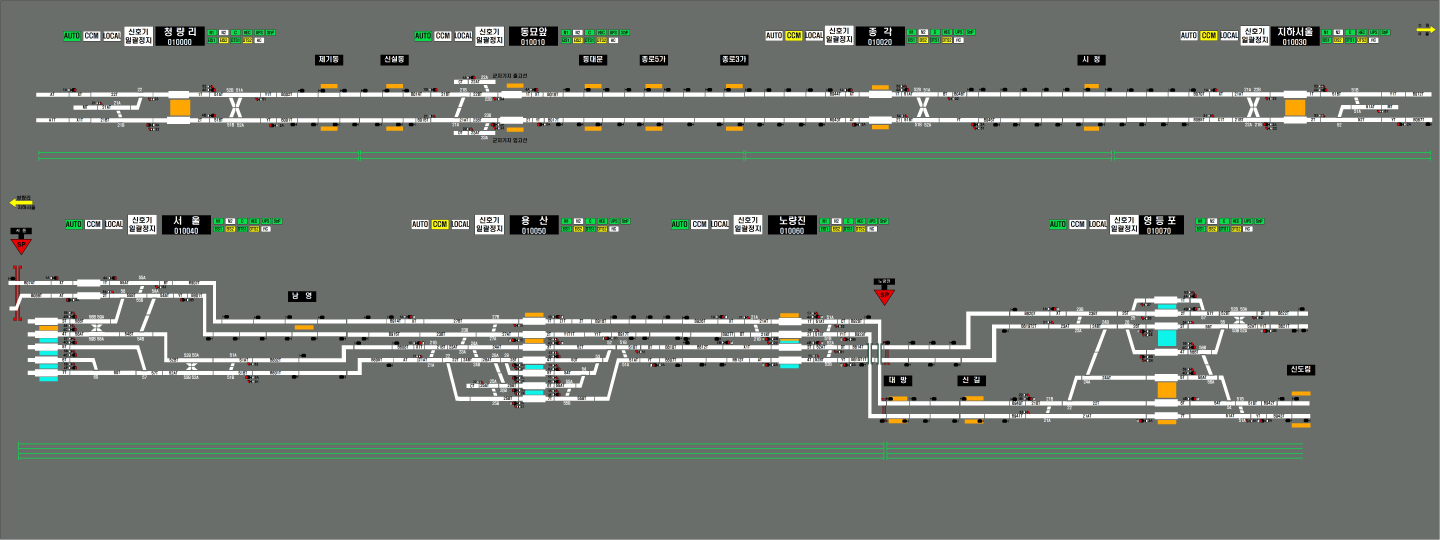
#> input picture simulator/assets/line-map/page-2.jpg, 5760 x 2160 px (shown at 1/4 size); its folder holds 4 pictures in this run
$ python extract-schematic.py
#> lines starting #> are read from the running program, lines starting #| are printed output that depends on the picture; after the words box and inside, x2 and y2 are one past the last pixel; in counts of white or black regions, pixels touching at a corner belong together
"""One-time source inventory extraction. Runtime draws editable SVG objects, never raster images.
Requires Pillow, numpy, scipy and tesseract. OCR candidates must be reviewed before use.
"""
from pathlib import Path
from PIL import Image,ImageOps
from scipy.ndimage import binary_closing,binary_opening,label,find_objects
import numpy as np,subprocess,concurrent.futures,json,re,tempfile
ROOT=Path(__file__).resolve().parents[1]
regions={2:[(0,90,2048,115),(0,380,1900,235)],3:[(0,120,2048,120),(0,275,500,65),(0,485,1590,155)],4:[(0,290,2048,215)]}
def inside(page,x,y):return any(a<=x<=a+w and b<=y<=b+h for a,b,w,h in regions[page])
def read_word(item):
 page,record,crop=item
 with tempfile.TemporaryDirectory() as d:
  f=Path(d)/'crop.png';ImageOps.expand(crop,12,'white').resize(((crop.width+24)*3,(crop.height+24)*3)).save(f)
  p=subprocess.run(['tesseract',str(f),'stdout','--psm','7','-c','tessedit_char_whitelist=ABCDEFGHIJKLMNOPQRSTUVWXYZ0123456789'],capture_output=True,text=True)
 word=p.stdout.strip().replace(' ','')
 if re.fullmatch(r'B[0-9OISG]+T',word):word='B'+word[1:-1].translate(str.maketrans('OISG','0156'))+'T'
 record['candidate']=word
 record['label']=word if re.fullmatch(r'(?:B\d{3,4}|\d{1,2}[AB]?|[A-Z]\d?|\d[A-Z])T',word) else ''
 return page,record
pages={};jobs=[]
for page in [2,3,4]:
 im=Image.open(ROOT/f'simulator/assets/line-map/page-{page}.jpg').convert('RGB');a=np.array(im);scale=im.width/2048
#> further down, im is the input picture: PIL image 5760x2160 RGB; mean R, G, B 111.7, 118.3, 112.1
 white=a.min(2)>215
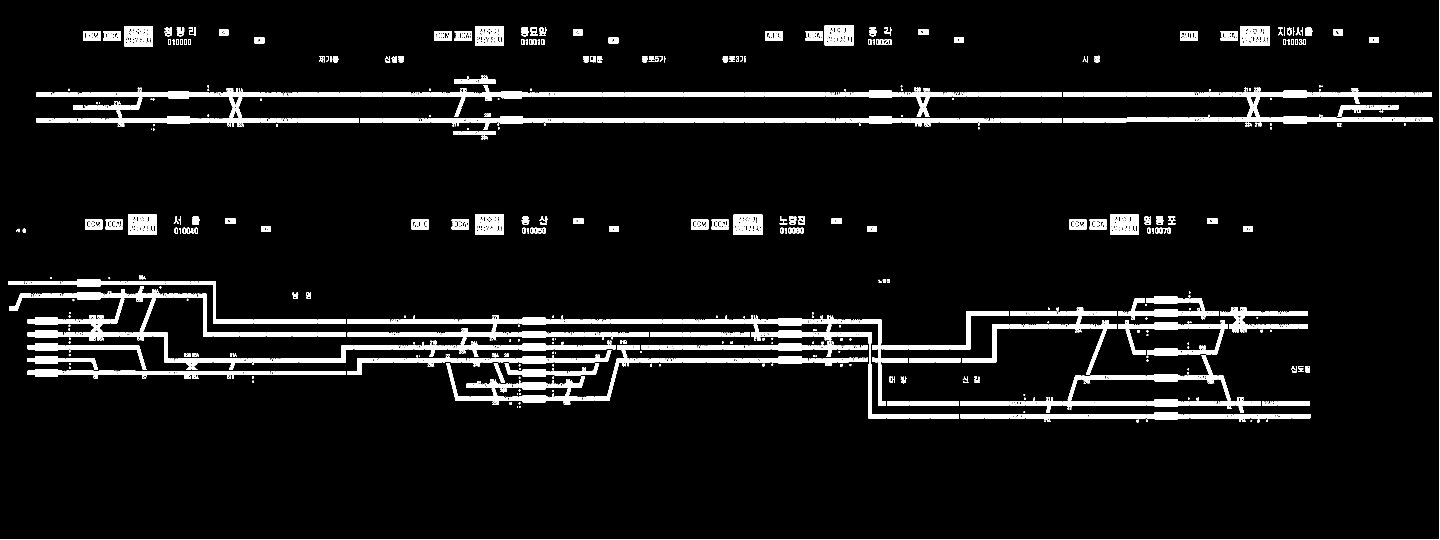
#> white: shape (2160, 5760) bool (shown at 1/4 size); 6.3% white; 1592 white regions (544 under 20 px), largest, box (x1, y1, x2, y2) and area: (0, 0, 5760, 2160) 15834, (4103, 1656, 4583, 1673) 7933, (3299, 102, 3415, 181) 6785
 mask=binary_opening(binary_closing(white,structure=np.ones((14,1))),structure=np.ones((1,35)))
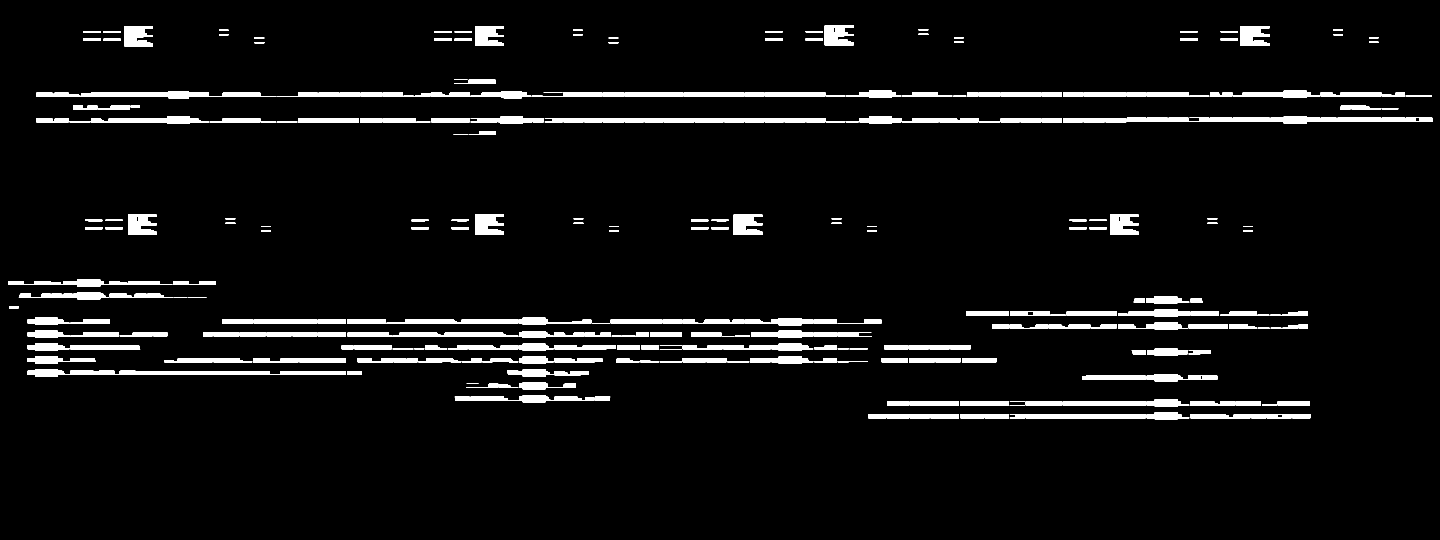
#> mask: shape (2160, 5760) bool (shown at 1/4 size); 4.9% white; 395 white regions, largest, box (x1, y1, x2, y2) and area: (4103, 1656, 4583, 1673) 8160, (3299, 102, 3415, 181) 7073, (4962, 104, 5078, 183) 7073
 labs,n=label(mask);records=[]
#> after `labs, n = label(mask)`:
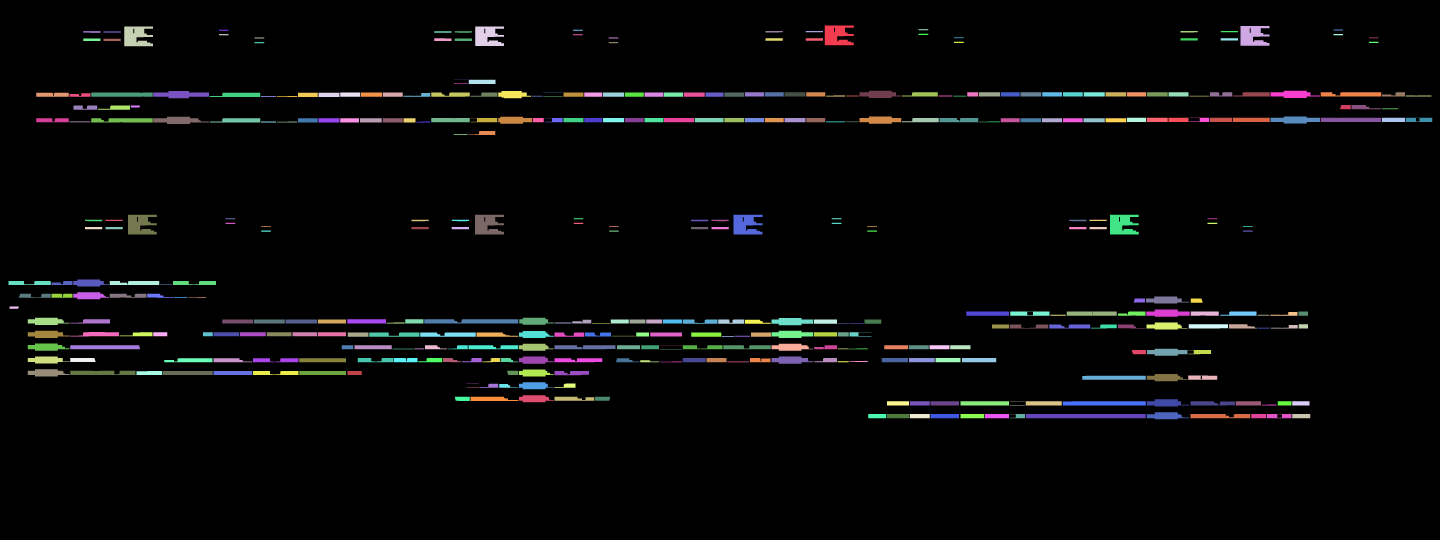
#> labs: shape (2160, 5760) int32 (shown at 1/4 size); 396 distinct labels, from 0 to 395; one colour per label, 0 black
#> after `labs, n = label(mask)`: n = 395
 for sl in find_objects(labs):
  ys,xs=sl;y1,y2=ys.start,ys.stop;x1,x2=xs.start,xs.stop
  x,y,w,h=[round(v/scale,3) for v in [x1,y1,x2-x1,y2-y1]]
  if not inside(page,x+w/2,y+h/2) or h<3 or h>14:continue
  record=dict(id=f'p{page}-section-{len(records)+1}',x=x,y=y,width=w,height=h)
  records.append(record);jobs.append((page,record,im.crop((x1,y1,x2,y2))))
#> this loop made 395 passes
#> (y1, y2, x1, x2, x, y, w, h) on passes 1 to 3: (102, 181, 3299, 3415, 1173, 36.27, 41.24, 28.09), (104, 183, 4962, 5078, 1764.3, 36.98, 41.24, 28.09), (106, 185, 497, 612, 176.7, 37.69, 40.89, 28.09)
#> after the loop, jobs = 270 items; records = 270 items
 platforms=[]
 for color,m in [('platform',(a[:,:,0]>180)&(a[:,:,1]>100)&(a[:,:,1]<210)&(a[:,:,2]<70)),('platform-cyan',(a[:,:,0]<80)&(a[:,:,1]>170)&(a[:,:,2]>170))]:
  labs,n=label(m)
  for sl in find_objects(labs):
   ys,xs=sl;x,y,w,h=[round(v/scale,3) for v in [xs.start,ys.start,xs.stop-xs.start,ys.stop-ys.start]]
   if w>10 and h>2 and inside(page,x+w/2,y+h/2):platforms.append(dict(x=x,y=y,width=w,height=h,kind=color))
#> this loop made 2 passes
#> (color, n) on passes 1 to 2: ('platform', 274), ('platform-cyan', 10)
#> pass 1, `labs,n=label(m)`:
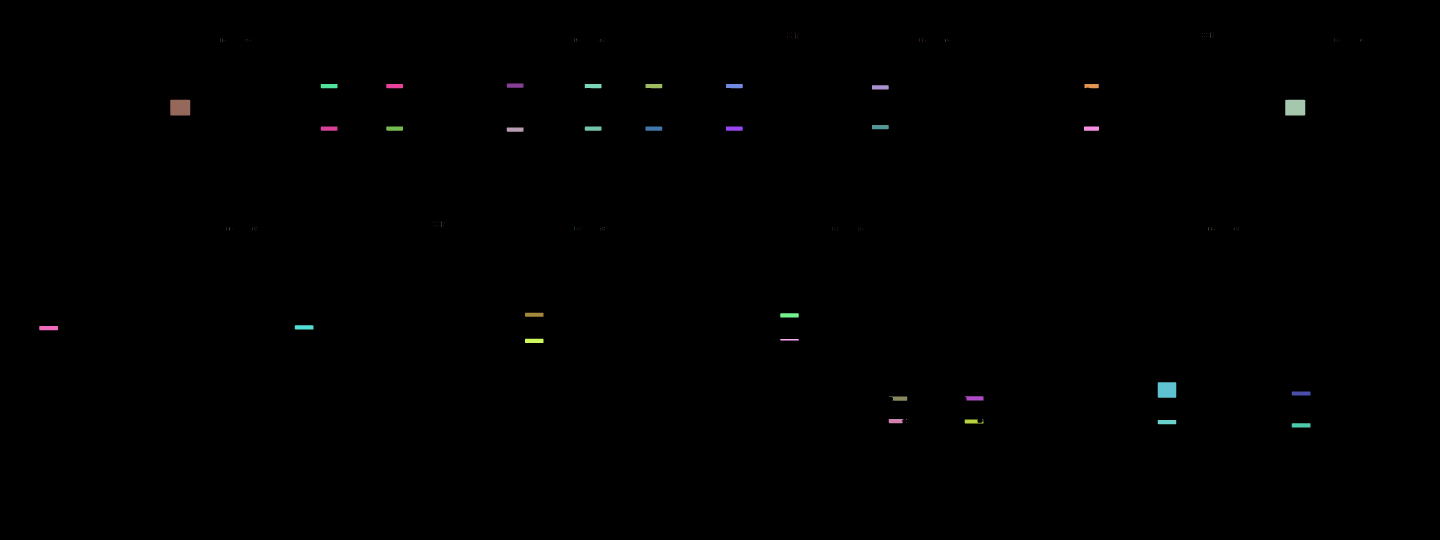
#> labs: shape (2160, 5760) int32 (shown at 1/4 size); 275 distinct labels, from 0 to 274; one colour per label, 0 black
#> after the loop, platforms = 42 items
 pages[page]=dict(sections=records,platforms=platforms)
#> pass 2 of the loop `for page in [2,3,4]:`:
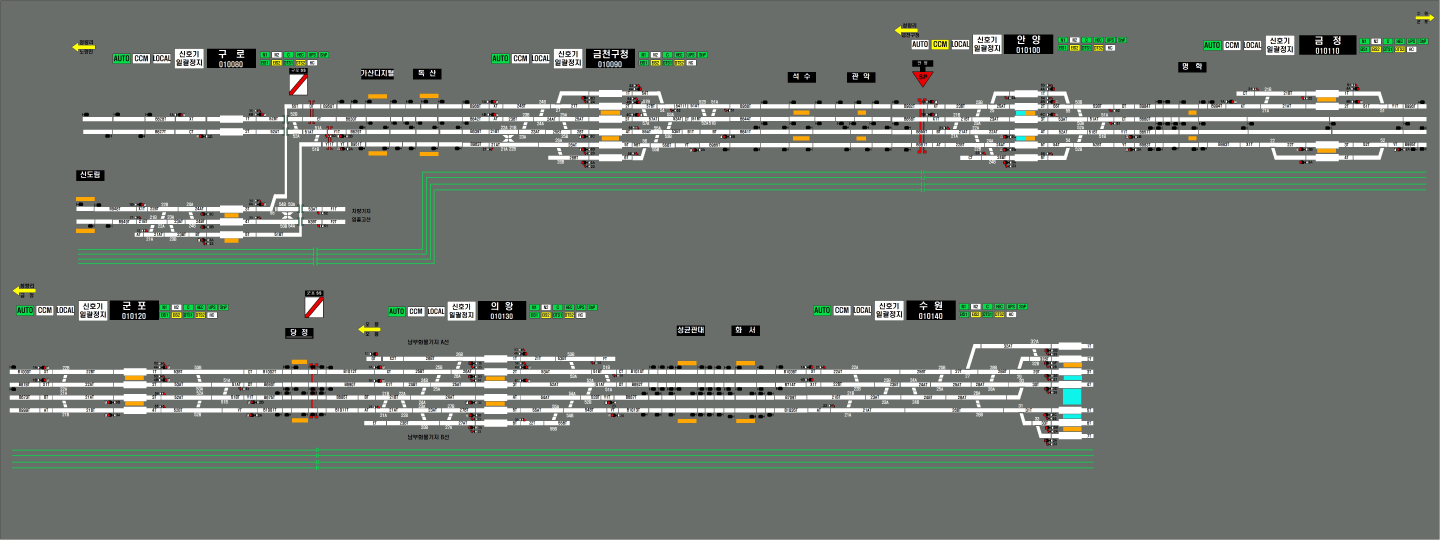
#> input picture simulator/assets/line-map/page-3.jpg, 5760 x 2160 px (shown at 1/4 size)
#> im is the input picture: PIL image 5760x2160 RGB; mean R, G, B 112.8, 119.6, 113.4
#> `labs, n = label(mask)`:
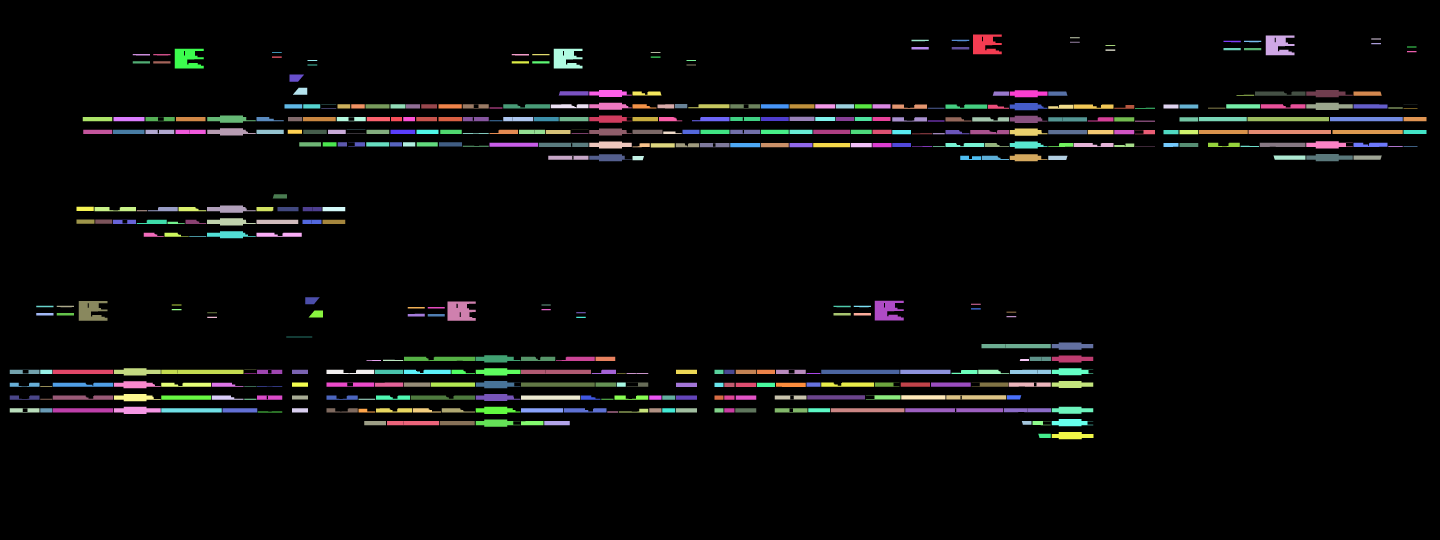
#> labs: shape (2160, 5760) int32 (shown at 1/4 size); 441 distinct labels, from 0 to 440; one colour per label, 0 black
#> `labs, n = label(mask)`: n = 440
#> the loop `for sl in find_objects(labs):` made 440 passes
#> (y1, y2, x1, x2, x, y, w, h) on passes 1 to 3: (138, 217, 3892, 4007, 1383.8, 49.07, 40.89, 28.09), (142, 221, 5063, 5178, 1800.2, 50.49, 40.89, 28.09), (149, 153, 4280, 4319, 1521.8, 52.98, 13.87, 1.42)
#> the loop `for color,m in [('platform',(a[:,:,0]>180)&(a[:,:,1]>100)&(a[:,:,1]<21..` made 2 passes
#> color on passes 1 to 2: 'platform', 'platform-cyan'
#> pass 1, `labs,n=label(m)`:
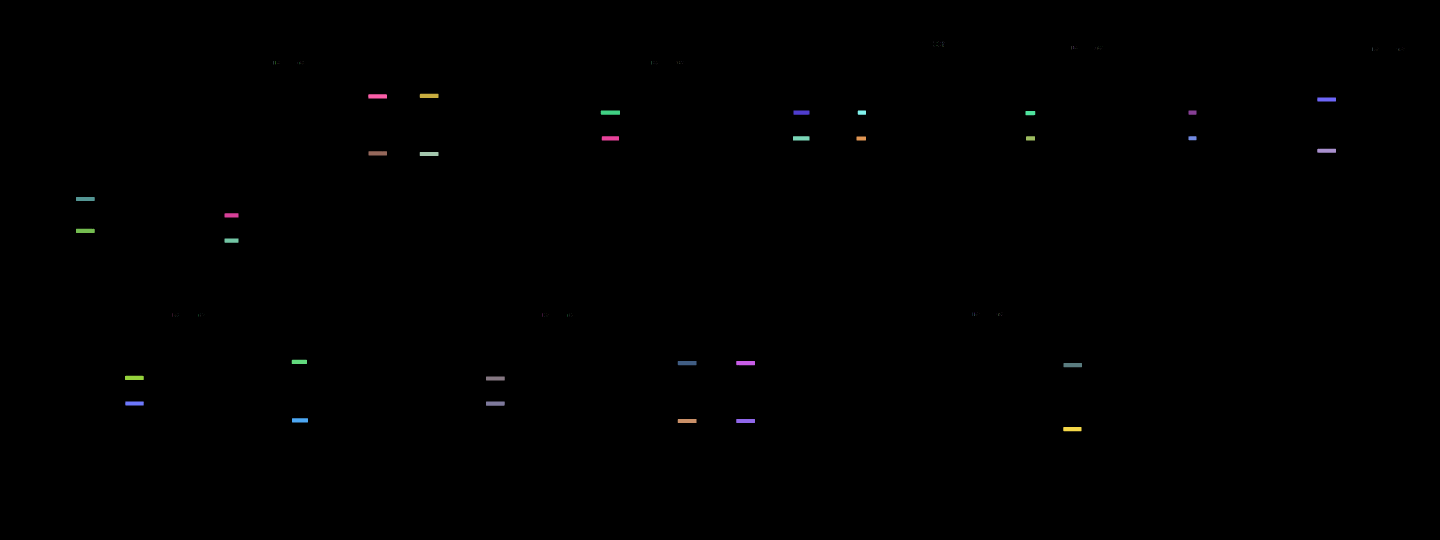
#> labs: shape (2160, 5760) int32 (shown at 1/4 size); 209 distinct labels, from 0 to 208; one colour per label, 0 black
#> pass 3 of the loop `for page in [2,3,4]:`:
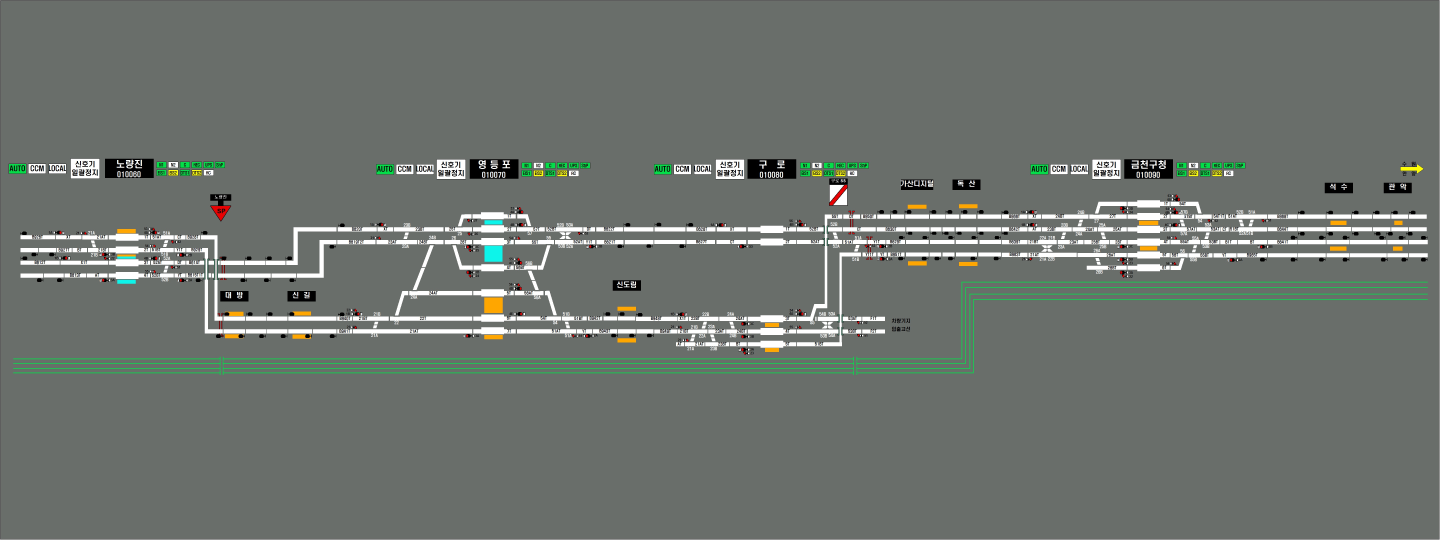
#> input picture simulator/assets/line-map/page-4.jpg, 5760 x 2160 px (shown at 1/4 size)
#> im is the input picture: PIL image 5760x2160 RGB; mean R, G, B 109.6, 115.7, 110.4
#> `labs, n = label(mask)`:
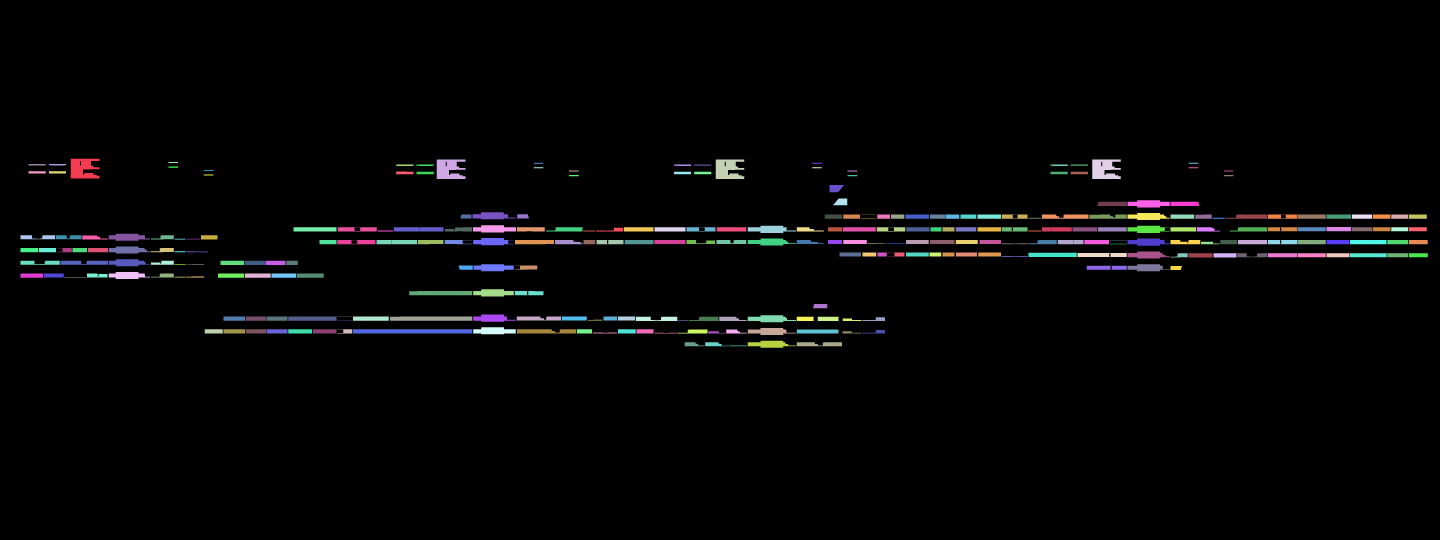
#> labs: shape (2160, 5760) int32 (shown at 1/4 size); 275 distinct labels, from 0 to 274; one colour per label, 0 black
#> the loop `for color,m in [('platform',(a[:,:,0]>180)&(a[:,:,1]>100)&(a[:,:,1]<21..` made 2 passes
#> pass 1, `labs,n=label(m)`:
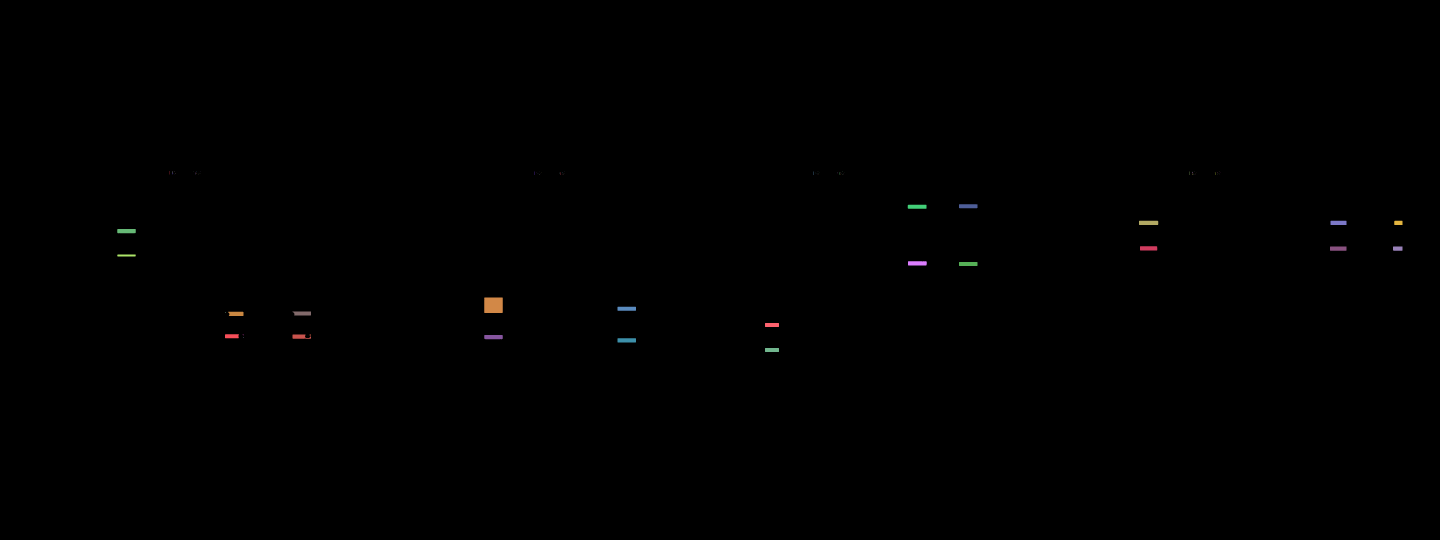
#> labs: shape (2160, 5760) int32 (shown at 1/4 size); 116 distinct labels, from 0 to 115; one colour per label, 0 black
with concurrent.futures.ThreadPoolExecutor(max_workers=6) as pool:
 for _ in pool.map(read_word,jobs):pass
#> in read_word, `page,record,crop=item`:
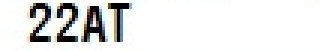
#> crop: PIL image 107x17 RGB (shown 3 times larger); mean R, G, B 229.1, 229.5, 228.9
#> in read_word, `f = Path(d) / 'crop.png'`:
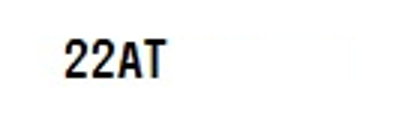
#> saved as crop.png: PIL image 393x123 RGB; mean R, G, B 246.2, 246.3, 246.1
#> (the run stopped early here; a loop or call above may not have finished)
